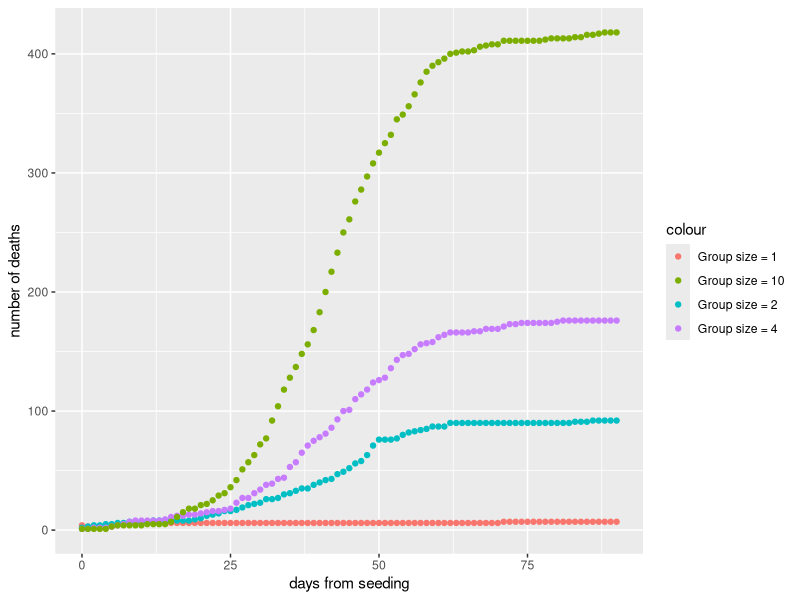

Reproduce this figure in R. (Note: this script raises an error after producing the figure.)
#######
#covid simulation model JAM April 2020

#open required libraries
library(data.table)
library(tidyverse)
library(gridExtra)

#to prevent timezone error messages
options(tz = "Europe/London")
Sys.setenv(TZ="Europe/London")

'%ni%' <- Negate('%in%')  # define 'not in' func
options(scipen=999)  # prevents printing scientific notations.


#function to take median (test_med) and nth quantile (default = 0.95) (test_quant) and return sd parameter for lognormal distribution
sdlog <- function(test_med, test_quant, nth = 0.95)
{result<-((sqrt(2)*(qnorm(nth))/sqrt(2))^-1)*log(test_quant/test_med)
return(result)}

#function to calculate mean of lognormal distribution from meanlog and sdlog
test_mean <- function(x,y) exp(x+(y^2/2))

#function to make new cases
make_cases <- function(incm, inc95, infm, inf95, ncases = 1, asy = 0.179, mort = 0.0066){
  incubation <- round(rlnorm(ncases, log(incm), sdlog(incm, inc95)),0)
  infective <- round(rlnorm(ncases, log(infm), sdlog(infm, inf95)),0)
  asymptomatic <- runif(ncases) < asy
  died <- runif(ncases) < mort
  result <- data.table(incubation, infective, asymptomatic, died)
  return(result)
}
#function to simulate population and calculate SEIR results
simulate_population <- function(pop_size = 100000,   #population size
                                inc_med = 4, inc_95 = 7, #incubation period, median and 95th centile
                                inf_med = 5, inf_95 = 10,  #infectious period, median and 95th centile
                                asymp = 0.179,  #proportion asymptomatic
                                ifr = 0.0066,  #IFR
                                r0 = 2.5,  #R0
                                r0_sup = 0.1,  #R0_suppressed
                                r0_group = 2.5,  #RO for groups
                                gr_size = 4,  #set group size
                                prop_sup = 0.9,  #proportion of population suppressing
                                last_day = 90,  # how many days to simulate
                                seed_numb = 1000  #starting population (seeding)
                                )
{
  #generate population
  all_pop <- 1:pop_size
  unsup_pop <- sample(all_pop,(1-prop_sup)*pop_size)
  
  #mean infectious period
  inf_mean <- test_mean(log(inf_med),sdlog(inf_med, inf_95))
  
  #daily infection transmission
  r0_daily <- r0/inf_mean
  
  #daily infection transmission - suppressed group
  r0_daily_sup <- r0_sup/inf_mean
  
  #daily infection transmission - within group
  r0_daily_group <- r0_group/inf_mean
  
  #size of suppressed population
  pop_size_sup <- round(pop_size*prop_sup)
  
  #vector of case id's for new cases
  seed_cases <- sample(1:pop_size,seed_numb)
  
  #make data.table of case numbers and initial cases with start day as exponentially distributed prior to day 0 and result of make cases
  cases <- make_cases(inc_med,inc_95,inf_med,inf_95,seed_numb)
  days_into = rexp(seed_numb, 0.1) 
  incubating = days_into < cases$incubation 
  infectious = (days_into >= cases$incubation) & (days_into < (cases$incubation + cases$infective)) 
  rec_or_dead = days_into >= (cases$incubation + cases$infective) 
  id = seed_cases
  cases <- data.table(days_into, incubating, infectious, rec_or_dead, id, cases)
  
  #set up data.table for results of daily simulation
  out_table <- data.table(day_number = 0L,
                          new = sum(cases$days_into==0),
                          cases %>%
                            summarise(n_inc_sup = sum(incubating[id<=pop_size_sup]),
                                      n_inc_unsup = sum(incubating[id>pop_size_sup]),
                                      n_inf_sup = sum(infectious[id<=pop_size_sup]),
                                      n_inf_unsup = sum(infectious[id>pop_size_sup]),
                                      dead_sup = sum(died[id<=pop_size_sup] & rec_or_dead[id<=pop_size_sup]),
                                      dead_unsup = sum(died[id>pop_size_sup] & rec_or_dead[id>pop_size_sup]),
                                      recovered_sup = sum(!died[id<=pop_size_sup] & rec_or_dead[id<=pop_size_sup]),
                                      recovered_unsup = sum(!died[id>pop_size_sup] & rec_or_dead[id>pop_size_sup])))
  
  
  
  # loop to populate table of outcomes
  for(i in 1:last_day){
    
    # number of new cases infected - in suppressed population
    new_cases_sup <- round(r0_daily_sup * (out_table$n_inf_sup[nrow(out_table)]+out_table$n_inf_unsup[nrow(out_table)]))
    # number of new cases infected - unsupressed
    new_cases_unsup <- round((r0_daily - r0_daily_sup) * out_table$n_inf_unsup[nrow(out_table)])
    
    #identify groups in which there are infectious cases and find population in these groups
    inf_groups <- round(cases$id/gr_size)
    group_pop <- all_pop[round(all_pop/gr_size) %in% inf_groups]
    
    #new cases within groups
    new_cases_grp <- round(r0_daily_group * (out_table$n_inf_sup[nrow(out_table)]+out_table$n_inf_unsup[nrow(out_table)]))
    
    #sample whole population to find additional newly infected cases from suppressed - replace = TRUE to allow that the same person may potentially contact more than one infected person
    added_cases <- sample(all_pop,new_cases_sup, replace = T)
    
    #add sample from unsupressed population
    added_cases <- append(added_cases,sample(unsup_pop,new_cases_unsup, replace = T))
    
    #add sample within groups
    added_cases <- append(added_cases,sample(group_pop,new_cases_grp, replace = T))
    
    #identify groups in which there are infectious cases
    inf_groups <- round(cases$id/gr_size)
    
    #exclude duplicates
    added_cases <- unique(added_cases)
    
    #find cases that are not already infected, dead or recovered
    added_cases <- added_cases[added_cases %ni% cases$id]
    
    #add the new cases with current days since infected (days-into) of 0 and random distribution of incubation period, infective period, mortality and asymptomatic defined by make-cases function
    cases <- rbind(cases,data.table(days_into = rep(0,length(added_cases)), incubating = rep(T,length(added_cases)), infectious = rep(F,length(added_cases)), rec_or_dead = rep(F,length(added_cases)), id = added_cases, make_cases(inc_med,inc_95,inf_med,inf_95,length(added_cases))))
    
    #update days into and current state and summarise result for both suppressed and unsuppressed cases.
    cases <- cases %>% 
      mutate(days_into = days_into+1,
             incubating = days_into < incubation,
             infectious = (days_into >= incubation) & (days_into < (incubation + infective)),
             rec_or_dead = days_into >= (incubation + infective))
    
    
    out_table <- rbind(out_table, data.table(day_number = i, new = length(added_cases), cases %>%
                                               summarise(n_inc_sup = sum(incubating[id %ni% unsup_pop]),
                                                         n_inc_unsup = sum(incubating[id %in% unsup_pop]),
                                                         n_inf_sup = sum(infectious[id %ni% unsup_pop]),
                                                         n_inf_unsup = sum(infectious[id %in% unsup_pop]),
                                                         dead_sup = sum(died[id %ni% unsup_pop] & rec_or_dead[id %ni% unsup_pop]),
                                                         dead_unsup = sum(died[id %in% unsup_pop] & rec_or_dead[id %in% unsup_pop]),
                                                         recovered_sup = sum(!died[id %ni% unsup_pop] & rec_or_dead[id %ni% unsup_pop]),
                                                         recovered_unsup = sum(!died[id %in% unsup_pop] & rec_or_dead[id %in% unsup_pop]))))
    
  }
  return(out_table)
  }


ptm <- proc.time() #time process
sim_result1 <- simulate_population(gr_size = 1)
sim_result2 <- simulate_population(gr_size = 2)
sim_result4 <- simulate_population(gr_size = 4)
sim_result10 <- simulate_population(gr_size = 10)
proc.time() - ptm

p1<-ggplot() + 
  geom_point(mapping = aes(x=sim_result1$day_number, y=sim_result1$dead_sup, color = "Group size = 1"))+
  geom_point(mapping = aes(x=sim_result2$day_number, y=sim_result2$dead_sup, color = "Group size = 2"))+
  geom_point(mapping = aes(x=sim_result4$day_number, y=sim_result4$dead_sup, color = "Group size = 4"))+
  geom_point(mapping = aes(x=sim_result10$day_number, y=sim_result10$dead_sup, color = "Group size = 10"))+
  # geom_point(mapping = aes(x=day_number, y=n_inf_sup, color = "Infectious"))+
  # geom_point(mapping = aes(x=day_number, y=new, color = "New cases"))+
  xlab("days from seeding")+
  ylab("number of deaths")
  # ggtitle(paste0("graph with R0 = ",r0," suppressed"))

p2<-ggplot(data=x) + 
  geom_point(mapping = aes(x=day_number, y=recovered_unsup, color = "Recovered"))+
  geom_point(mapping = aes(x=day_number, y=dead_unsup, color = "Deaths"))+
  geom_point(mapping = aes(x=day_number, y=n_inf_unsup, color = "Infectious"))+
  # geom_point(mapping = aes(x=day_number, y=pop_size-pop_size_sup-recovered_unsup-dead_unsup-n_inf_unsup-n_inc_unsup, color = "Susceptible"))+
  xlab("days from seeding")+
  ylab("number of cases")
  # ggtitle(paste0("graph with R0 = ",r0," unsuppressed"))

p3<-ggplot(data=x) + 
  geom_point(mapping = aes(x=day_number, y=recovered_unsup+recovered_sup, color = "Recovered"))+
  geom_point(mapping = aes(x=day_number, y=dead_unsup+dead_sup, color = "Deaths"))+
  geom_point(mapping = aes(x=day_number, y=n_inf_unsup+n_inf_sup, color = "Infectious"))+
  geom_point(mapping = aes(x=day_number, y=new, color = "New cases"))+
  # geom_point(mapping = aes(x=day_number, y=pop_size-recovered_unsup-dead_unsup-n_inf_unsup-n_inc_unsup-recovered_sup-dead_sup-n_inf_sup-n_inc_sup, color = "Susceptible"))+
  xlab("days from seeding")+
  ylab("number of cases")
  # ggtitle(paste0("R0 = ",r0," all"))

grid.arrange(p1,p2,p3, ncol=3,nrow=1)
p4<-p1
p5<-p1
p6 <- p1
grid.arrange(p4,p5,p6,p1, ncol=2,nrow=2)

###########################################################
#run to test that parameters work
#set median and 95th quantile
test_med <- 5
test_quant <- 12

#sample of vector of 1,000,000 with distribution
x <- rlnorm(1000000, log(test_med), sdlog(test_med, test_quant))

#print results
summary(x)
#sample mean
test_mean(log(test_med),sdlog(test_med, test_quant))
#above 95th
sum(x>test_quant)/1000000

rm(list=ls())

make_cases(4,7,7,10,0)

grid.arrange(p1,p2,p3, ncol=3,nrow=1)
